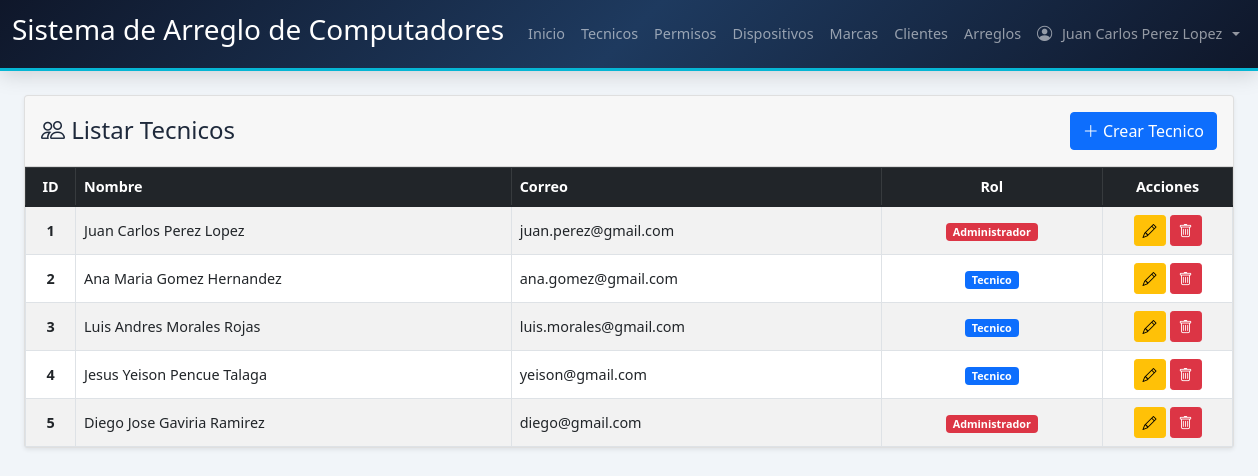
The app's page /Codigo/tecnicos.php (signed in) with its own data.
### tables this page shows
CREATE TABLE Tecnico (
  idTecnico INT NOT NULL AUTO_INCREMENT,
  Nombre_Tecnico VARCHAR(100) NOT NULL, 
  Correo VARCHAR(100) NOT NULL UNIQUE, 
  Contraseña VARCHAR(255) NOT NULL, 
  Rol_idRol INT NOT NULL, 
  PRIMARY KEY (idTecnico),
  CONSTRAINT fk_Tecnico_Rol FOREIGN KEY (Rol_idRol) REFERENCES Rol(idRol)
);

CREATE TABLE Rol (
  idRol INT NOT NULL AUTO_INCREMENT,
  Nombre_Rol VARCHAR(45) NOT NULL,
  PRIMARY KEY (idRol)
);

### Codigo/tecnicos.php (the view, shortened to what this page needs)
<?php
include("conexion.php");
$isAdmin = isset($_SESSION['rol_nombre']) && $_SESSION['rol_nombre'] === 'Administrador';
$conn->query("CREATE TABLE IF NOT EXISTS Permiso_Modulo (
    id INT AUTO_INCREMENT PRIMARY KEY,
    Tecnico_idTecnico INT NOT NULL,
    modulo VARCHAR(50) NOT NULL,
    UNIQUE KEY uq_tecnico_modulo (Tecnico_idTecnico, modulo),
    FOREIGN KEY (Tecnico_idTecnico) REFERENCES Tecnico(idTecnico) ON DELETE CASCADE
)");
function obtenerTecnicos($conn) {
    $sql = "SELECT u.*, r.Nombre_Rol FROM Tecnico u LEFT JOIN Rol r ON u.Rol_idRol = r.idRol";
    $result = $conn->query($sql);
    return $result->fetch_all(MYSQLI_ASSOC);
}
$tecnicos = obtenerTecnicos($conn);
?>
<!DOCTYPE html>
<html lang="es">
<head>
    <link href="https://cdn.jsdelivr.net/npm/bootstrap@5.1.3/dist/css/bootstrap.min.css" rel="stylesheet">
    <link href="https://cdn.jsdelivr.net/npm/bootstrap-icons@1.11.3/font/bootstrap-icons.min.css" rel="stylesheet">
    <link href="estils.css" rel="stylesheet">
</head>
<body>
    <?php include 'navbar.php'; ?>
    <div class="container-fluid px-4 mt-4">
        <div class="card shadow-sm">
            <div class="card-header d-flex justify-content-between align-items-center py-3">
                <h4 class="mb-0"><i class="bi bi-people"></i> Listar Tecnicos</h4>
                <?php if ($isAdmin): ?>
                <button type="button" class="btn btn-primary" data-bs-toggle="modal" data-bs-target="#crearTecnicoModal">
                    <i class="bi bi-plus-lg"></i> Crear Tecnico
                </button>
                <?php endif; ?>
            </div>
            <div class="card-body p-0">
                <div class="table-responsive">
                    <table class="table table-striped table-hover table-bordered align-middle mb-0" style="font-size:0.9rem;">
                        <thead class="table-dark">
                            <tr>
                                <th class="text-center" style="width:50px;">ID</th>
                                <th>Nombre</th>
                                <th>Correo</th>
                                <th class="text-center">Rol</th>
                                <th class="text-center" style="width:130px;">Acciones</th>
                            </tr>
                        </thead>
                        <tbody>
                            <?php foreach ($tecnicos as $tecnico): ?>
                            <tr>
                                <td class="text-center fw-bold"><?php echo $tecnico['idTecnico']; ?></td>
                                <td><?php echo htmlspecialchars($tecnico['Nombre_Tecnico']); ?></td>
                                <td><?php echo htmlspecialchars($tecnico['Correo']); ?></td>
                                <td class="text-center">
                                    <span class="badge bg-<?php echo ($tecnico['Nombre_Rol'] === 'Administrador') ? 'danger' : 'primary'; ?>">
                                        <?php echo htmlspecialchars($tecnico['Nombre_Rol']); ?>
                                    </span>
                                </td>
                                <td class="text-center">
                                    <div class="d-flex gap-1 justify-content-center">
                                        <button type="button" class="btn btn-sm btn-warning" data-bs-toggle="modal" data-bs-target="#editarTecnicoModal<?php echo $tecnico['idTecnico']; ?>" title="Editar">
                                            <i class="bi bi-pencil"></i>
                                        </button>
                                        <a href="?eliminar=<?php echo $tecnico['idTecnico']; ?>" class="btn btn-sm btn-danger" onclick="return confirm('¿Estas seguro?')" title="Eliminar">
                                            <i class="bi bi-trash"></i>
                                        </a>
                                    </div>
                                </td>
                            </tr>
                            <?php endforeach; ?>
                        </tbody>
                    </table>
                </div>
            </div>
        </div>
    </div>
</body>
</html>

### Codigo/estils.css (style rules this page uses)
:root { --color-primary: #2563eb; --color-primary-dark: #1d4ed8; --color-primary-light: #dbeafe; --color-secondary: #0f172a; --color-accent: #06b6d4; --color-accent-light: #cffafe; --color-success: #10b981; --color-success-light: #d1fae5; --color-danger: #ef4444; --color-danger-light: #fee2e2; --color-warning: #f59e0b; --color-warning-light: #fef3c7; --color-orange: #f97316; --color-orange-light: #ffedd5; --color-purple: #8b5cf6; --color-purple-light: #ede9fe; --color-pink: #ec4899; --color-pink-light: #fce7f3; --color-bg: #f1f5f9; --color-white: #ffffff; --color-text: #1e293b; --color-text-muted: #64748b; --color-border: #e2e8f0; --shadow-sm: 0 1px 3px rgba(0, 0, 0, 0.06), 0 1px 2px rgba(0, 0, 0, 0.04); --shadow-md: 0 4px 6px rgba(0, 0, 0, 0.05), 0 10px 15px rgba(0, 0, 0, 0.08); --shadow-lg: 0 10px 25px rgba(0, 0, 0, 0.08), 0 20px 48px rgba(0, 0, 0, 0.06); --radius: 0.625rem; --radius-lg: 0.875rem; --transition: all 0.2s ease; }
*, *::before, *::after { box-sizing: border-box; }
html { -webkit-text-size-adjust: 100%; scroll-behavior: smooth; }
body { background-color: var(--color-bg); font-family: 'Segoe UI', system-ui, -apple-system, 'Helvetica Neue', sans-serif; color: var(--color-text); min-height: 100vh; margin: 0; padding: 0; overflow-x: hidden; display: flex; flex-direction: column; }
html { scrollbar-color: var(--color-primary) var(--color-bg); scrollbar-width: none; }
.table-responsive { overflow-x: auto; -webkit-overflow-scrolling: touch; scrollbar-width: thin; scrollbar-color: var(--color-border) transparent; }

### records on screen
tecnico: idTecnico "1", Nombre_Tecnico "Juan Carlos Perez Lopez", Correo "juan.perez@gmail.com", Rol_idRol.Nombre_Rol "Administrador"
tecnico: idTecnico "2", Nombre_Tecnico "Ana Maria Gomez Hernandez", Correo "ana.gomez@gmail.com", Rol_idRol.Nombre_Rol "Tecnico"
tecnico: idTecnico "3", Nombre_Tecnico "Luis Andres Morales Rojas", Correo "luis.morales@gmail.com", Rol_idRol.Nombre_Rol "Tecnico"
tecnico: idTecnico "4", Nombre_Tecnico "Jesus Yeison Pencue Talaga", Correo "yeison@gmail.com", Rol_idRol.Nombre_Rol "Tecnico"
tecnico: idTecnico "5", Nombre_Tecnico "Diego Jose Gaviria Ramirez", Correo "diego@gmail.com", Rol_idRol.Nombre_Rol "Administrador"

### other values on screen
$_SESSION['tecnico'] "Juan Carlos Perez Lopez"
